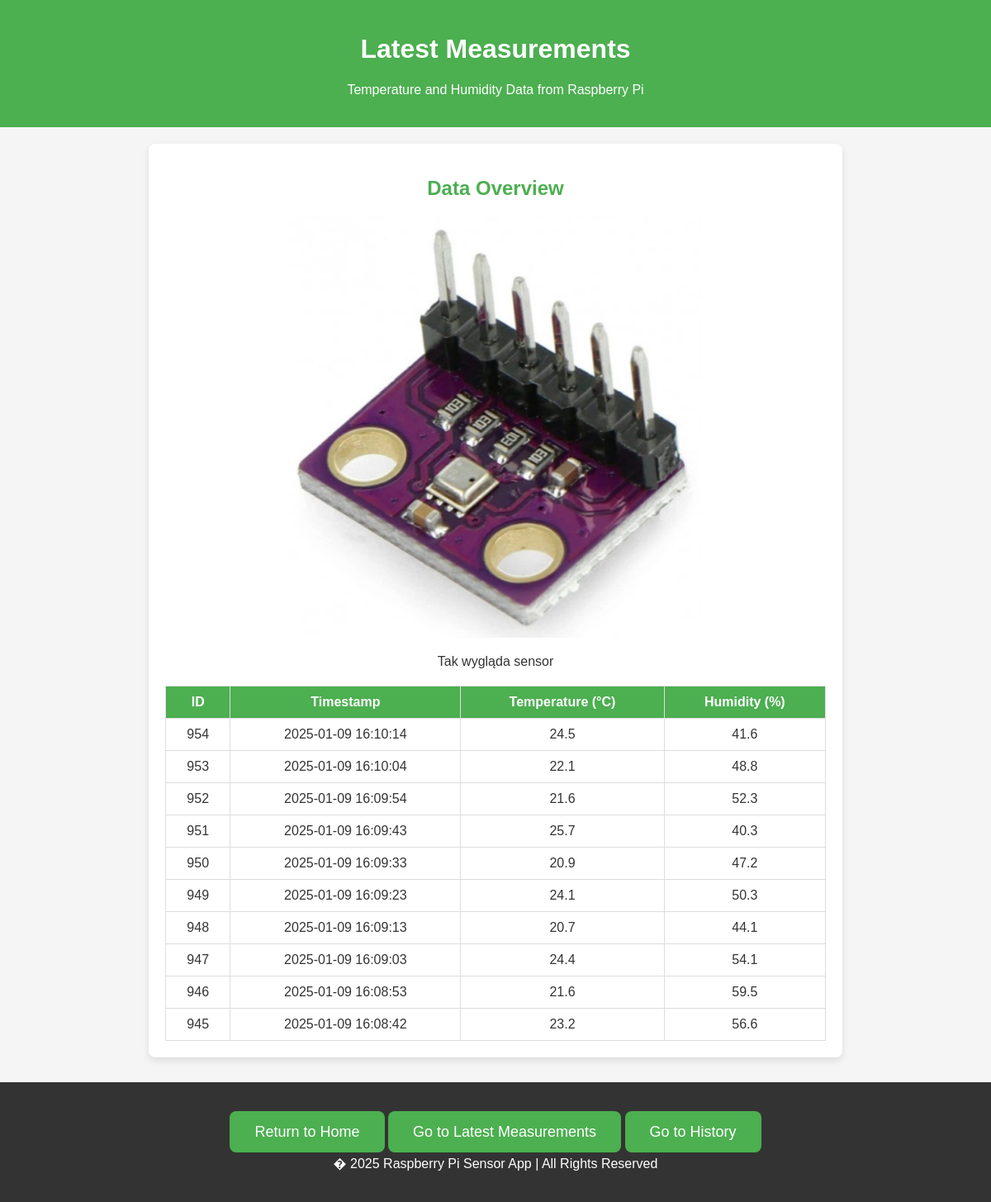
Page /measurements_page on the earlier database version.
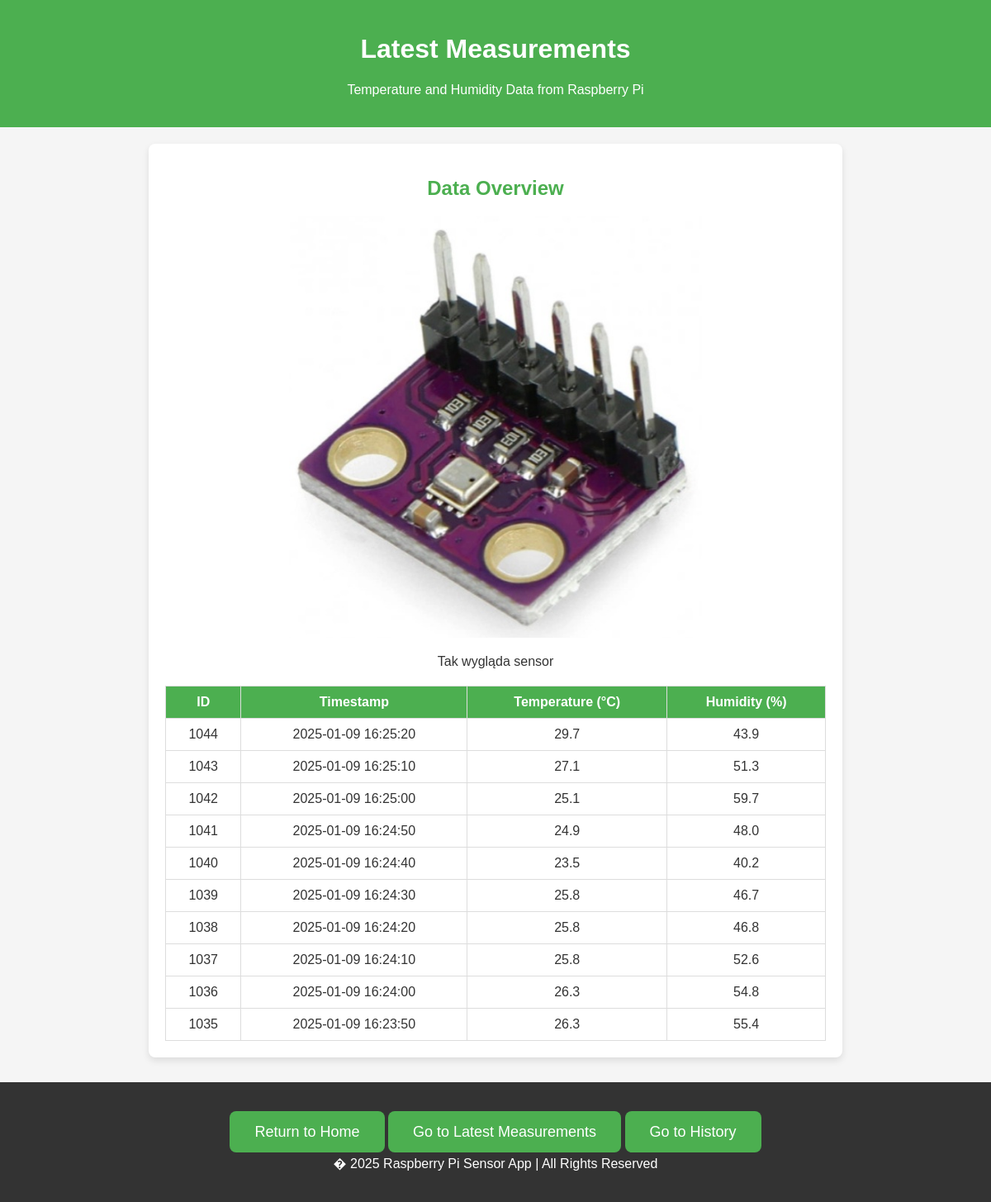
Same page on the later database version.
### tables this page shows
CREATE TABLE weather_control (
            id INTEGER PRIMARY KEY AUTOINCREMENT,
            timestamp DATETIME DEFAULT CURRENT_TIMESTAMP,
            temperature REAL,
            humidity REAL
        );

### app.py (the view)
@app.route('/measurements_page')
def measurements_page():
    conn = sqlite3.connect(DB_PATH)
    cursor = conn.cursor()
    cursor.execute("SELECT * FROM weather_control ORDER BY timestamp DESC LIMIT 10")
    measurements = cursor.fetchall()
    conn.close()
    return render_template('measurements.html', measurements=measurements)

### templates/measurements.html (shortened to what this page needs)
<!DOCTYPE html>
<html lang="en">
<head>
    <link rel="stylesheet" href="static/css/measurements.css">
</head>
<body>
    <header>
        <h1 class="welcome-msg">Latest Measurements</h1>
        <p>Temperature and Humidity Data from Raspberry Pi</p>
    </header>
    <div class="container">
        <h2>Data Overview</h2>
        <div class="image-container">
            <img src="static/images/weather.jpg" alt="Weather detector" class="resized-image">
            <p>Tak wygląda sensor</p>
        </div>
        <table>
            <thead>
                <tr>
                    <th>ID</th>
                    <th>Timestamp</th>
                    <th>Temperature (&deg;C)</th>
                    <th>Humidity (%)</th>
                </tr>
            </thead>
            <tbody>
                {% for measurement in measurements %}
                    <tr>
                        <td>{{ measurement[0] }}</td>
                        <td>{{ measurement[1] }}</td>
                        <td>{{ measurement[2] }}</td>
                        <td>{{ measurement[3] }}</td>
                    </tr>
                {% endfor %}
            </tbody>
        </table>
    </div>
    <footer>
        <div class="cta">
            <a href="/" class="button">Return to Home</a>
            <a href="/measurements_page" class="button">Go to Latest Measurements</a>
            <a href="/history_page" class="button">Go to History</a>
        </div>
        <p>� 2025 Raspberry Pi Sensor App | All Rights Reserved</p>
    </footer>
</body>
</html>

Differences in the rows shown:
no longer on this page (row unchanged): weather_control: id "954", timestamp "2025-01-09 16:10:14", temperature "24.5", humidity "41.6"
no longer on this page (row unchanged): weather_control: id "953", timestamp "2025-01-09 16:10:04", temperature "22.1", humidity "48.8"
no longer on this page (row unchanged): weather_control: id "952", timestamp "2025-01-09 16:09:54", temperature "21.6", humidity "52.3"
no longer on this page (row unchanged): weather_control: id "951", timestamp "2025-01-09 16:09:43", temperature "25.7", humidity "40.3"
no longer on this page (row unchanged): weather_control: id "950", timestamp "2025-01-09 16:09:33", temperature "20.9", humidity "47.2"
no longer on this page (row unchanged): weather_control: id "949", timestamp "2025-01-09 16:09:23", temperature "24.1", humidity "50.3"
no longer on this page (row unchanged): weather_control: id "948", timestamp "2025-01-09 16:09:13", temperature "20.7", humidity "44.1"
no longer on this page (row unchanged): weather_control: id "947", timestamp "2025-01-09 16:09:03", temperature "24.4", humidity "54.1"
no longer on this page (row unchanged): weather_control: id "946", timestamp "2025-01-09 16:08:53", temperature "21.6", humidity "59.5"
no longer on this page (row unchanged): weather_control: id "945", timestamp "2025-01-09 16:08:42", temperature "23.2", humidity "56.6"
added weather_control: id "1044", timestamp "2025-01-09 16:25:20", temperature "29.7", humidity "43.9"
added weather_control: id "1043", timestamp "2025-01-09 16:25:10", temperature "27.1", humidity "51.3"
added weather_control: id "1042", timestamp "2025-01-09 16:25:00", temperature "25.1", humidity "59.7"
added weather_control: id "1041", timestamp "2025-01-09 16:24:50", temperature "24.9", humidity "48.0"
added weather_control: id "1040", timestamp "2025-01-09 16:24:40", temperature "23.5", humidity "40.2"
added weather_control: id "1039", timestamp "2025-01-09 16:24:30", temperature "25.8", humidity "46.7"
added weather_control: id "1038", timestamp "2025-01-09 16:24:20", temperature "25.8", humidity "46.8"
added weather_control: id "1037", timestamp "2025-01-09 16:24:10", temperature "25.8", humidity "52.6"
added weather_control: id "1036", timestamp "2025-01-09 16:24:00", temperature "26.3", humidity "54.8"
added weather_control: id "1035", timestamp "2025-01-09 16:23:50", temperature "26.3", humidity "55.4"
